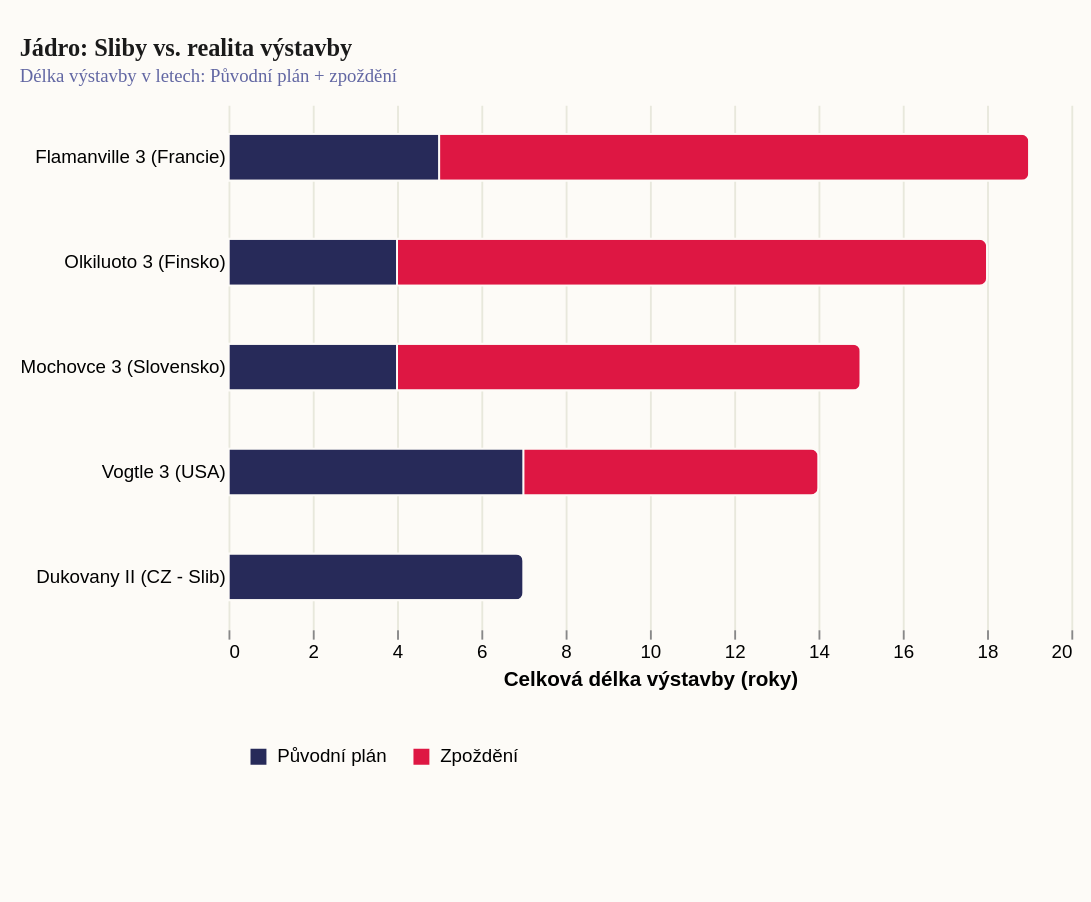

The specification (Vega-Lite) saved for this image:
### Vega-Lite specification from a JSON file in a GitHub repository (floating-point values rounded to 4 significant figures)
{"_source": "WNA, IEA, výroční zprávy ČEZ a KHNP (stav k 2025)", "$schema": "https://vega.github.io/schema/vega-lite/v5.json", "description": "Jaderný optimismus vs. Evropská realita: Zpoždění staveb", "width": 450, "height": 280, "padding": {"top": 20, "left": 10, "right": 10, "bottom": 60}, "autosize": {"type": "pad", "resize": true}, "background": "#fdfbf7", "title": {"text": "Jádro: Sliby vs. realita výstavby", "subtitle": "Délka výstavby v letech: Původní plán + zpoždění", "font": "Roboto Slab", "fontSize": 13, "fontWeight": "bold", "anchor": "start", "color": "#1a1a1a", "subtitleFont": "Work Sans", "subtitleFontSize": 10, "subtitleColor": "#6267a3", "offset": 10}, "data": {"values": [{"project": "Olkiluoto 3 (Finsko)", "type": "Původní plán", "years": 4, "order": 1}, {"project": "Olkiluoto 3 (Finsko)", "type": "Zpoždění", "years": 14, "order": 2}, {"project": "Flamanville 3 (Francie)", "type": "Původní plán", "years": 5, "order": 1}, {"project": "Flamanville 3 (Francie)", "type": "Zpoždění", "years": 14, "order": 2}, {"project": "Vogtle 3 (USA)", "type": "Původní plán", "years": 7, "order": 1}, {"project": "Vogtle 3 (USA)", "type": "Zpoždění", "years": 7, "order": 2}, {"project": "Mochovce 3 (Slovensko)", "type": "Původní plán", "years": 4, "order": 1}, {"project": "Mochovce 3 (Slovensko)", "type": "Zpoždění", "years": 11, "order": 2}, {"project": "Dukovany II (CZ - Slib)", "type": "Původní plán", "years": 7, "order": 1}]}, "mark": {"type": "bar", "size": 25, "cornerRadiusEnd": 4, "tooltip": true, "stroke": "#fdfbf7", "strokeWidth": 1}, "encoding": {"y": {"field": "project", "type": "nominal", "title": null, "sort": {"field": "years", "op": "sum", "order": "descending"}, "axis": {"ticks": false, "domain": false}}, "x": {"field": "years", "type": "quantitative", "title": "Celková délka výstavby (roky)", "axis": {"gridColor": "#e8e8dc", "domain": false}}, "color": {"field": "type", "type": "nominal", "scale": {"domain": ["Původní plán", "Zpoždění"], "range": ["#272a59", "#de1743"]}, "legend": {"title": null, "orient": "bottom", "offset": 20, "symbolType": "square", "padding": 10}}, "order": {"field": "order", "type": "quantitative"}}, "config": {"view": {"stroke": "transparent"}}}
